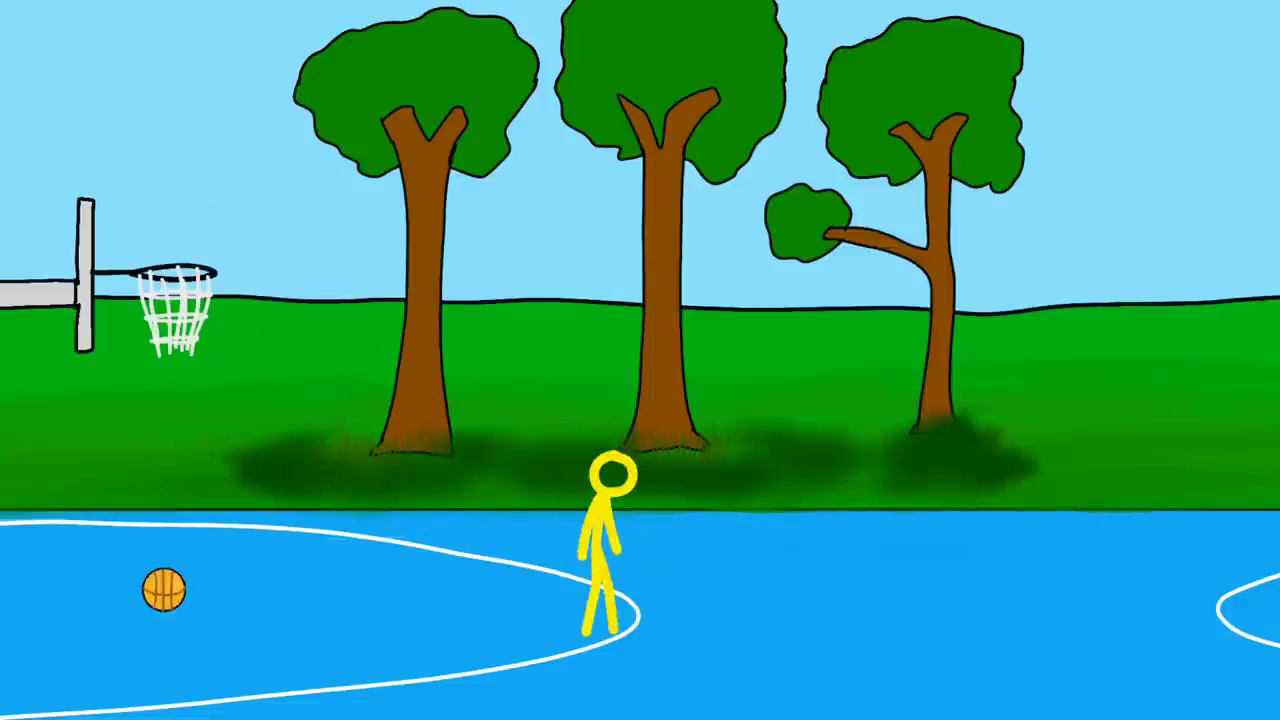
#> input picture 04-Archives/Stickman-Basketball/Working-Data/ref-frames/f001.png, 1280 x 720 px; its folder holds only this picture in this run
$ python ref-preview.py
#> lines starting #> are read from the running program, lines starting #| are printed output that depends on the picture
# Quick preview: whole reference as one small labeled contact sheet (for a human/vision check, not the deliverable).
from pathlib import Path
from PIL import Image, ImageDraw, ImageFont

SRC = Path(r"C:\Users\Kanchan Verma\AppData\Local\Temp\opencode\ref-frames")
OUT = Path(r"C:\Users\Kanchan Verma\AppData\Local\Temp\opencode\ref-preview.png")

COLS, CW, CH, GAP, MARGIN = 6, 300, 169, 8, 10
fb = ImageFont.truetype(r"C:\Windows\Fonts\arialbd.ttf", 14)

frames = sorted(SRC.glob("f*.png"))
cells = []
for p in frames:
    im = Image.open(p).convert("RGB").resize((CW, CH), Image.LANCZOS)
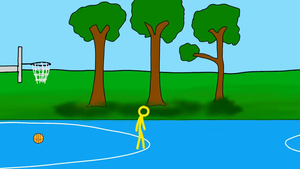
#> im: PIL image 300x169 RGB; mean R, G, B 55.4, 164.8, 144.9
    n = (int(p.stem[1:]) - 1) * 5
    d = ImageDraw.Draw(im)
    label = f"f{n:03d} t{n/30.0:4.1f}s"
    d.rectangle([0, CH - 20, 110, CH], fill=(20, 16, 12))
    d.text((4, CH - 19), label, font=fb, fill=(255, 244, 224))
    cells.append(im)

rows = (len(cells) + COLS - 1) // COLS
#> rows = 1
W = MARGIN * 2 + COLS * CW + (COLS - 1) * GAP
H = MARGIN * 2 + rows * CH + (rows - 1) * GAP
#> H = 189
sheet = Image.new("RGB", (W, H), (240, 232, 216))
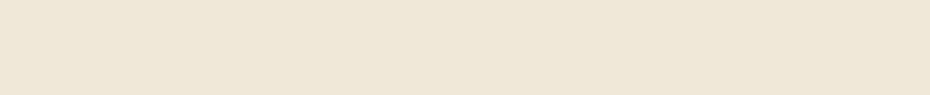
#> sheet: PIL image 1860x189 RGB (shown at 1/2 size); mean R, G, B 240, 232, 216
for i, c in enumerate(cells):
    x = MARGIN + (i % COLS) * (CW + GAP)
    y = MARGIN + (i // COLS) * (CH + GAP)
    sheet.paste(c, (x, y))
#> this loop made 1 pass
#> (x, y) on pass 1: (10, 10)
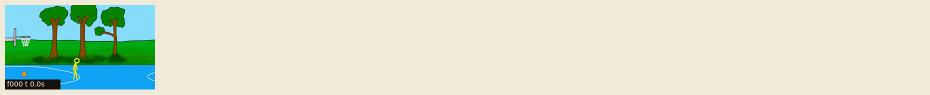
#> sheet: PIL image 1860x189 RGB (shown at 1/2 size); mean R, G, B 213.5, 221.5, 204.4
sheet.save(OUT, quality=90)
print(OUT, sheet.size)
#| C:\Users\Kanchan Verma\AppData\Local\Temp\opencode\ref-preview.png (1860, 189)

$ run again, on 04-Archives/Stickman-Basketball/Working-Data/ref-frames/f005.png
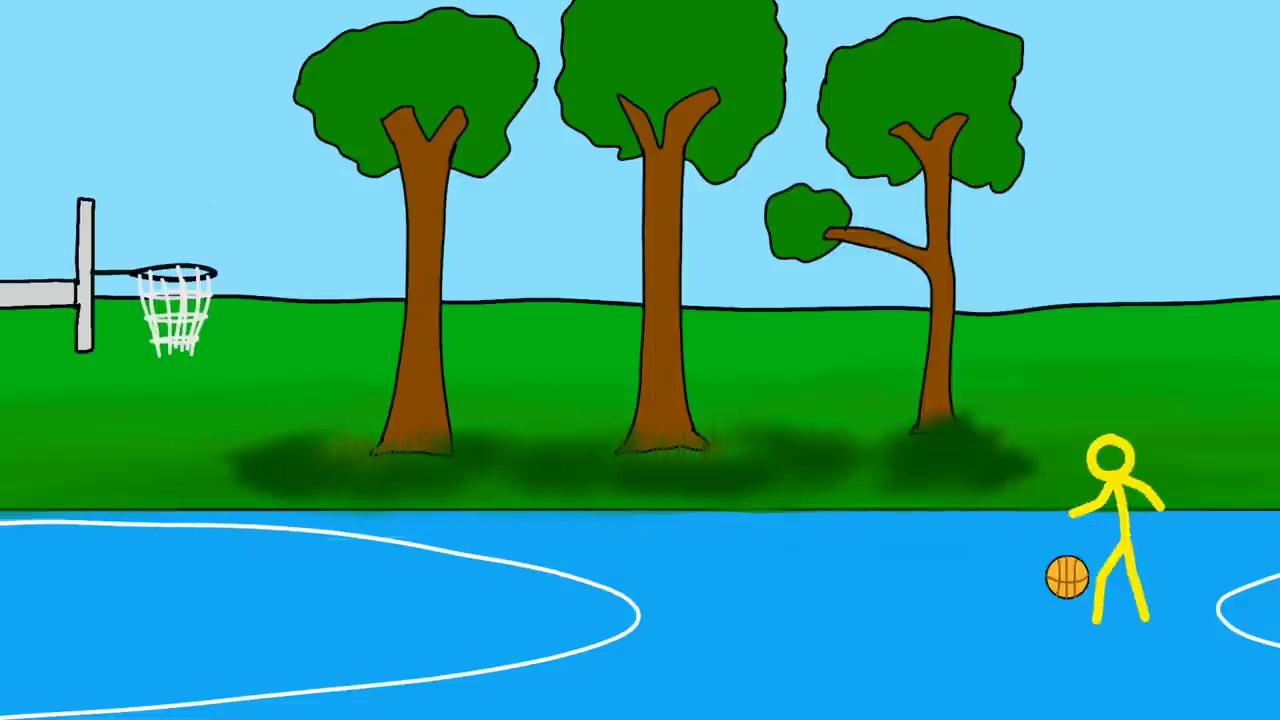
#> input picture 04-Archives/Stickman-Basketball/Working-Data/ref-frames/f005.png, 1280 x 720 px
#> `im = Image.open(p).convert("RGB").resize((CW, CH), Image.LANCZOS)`:
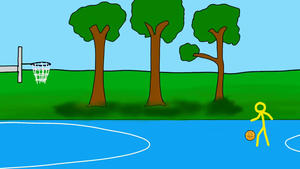
#> im: PIL image 300x169 RGB; mean R, G, B 55.4, 164.8, 145.1
#> rows = 1
#> H = 189
#> the loop `for i, c in enumerate(cells):` made 1 pass
#> (x, y) on pass 1: (10, 10)
#> after the loop `for i, c in enumerate(cells):`:
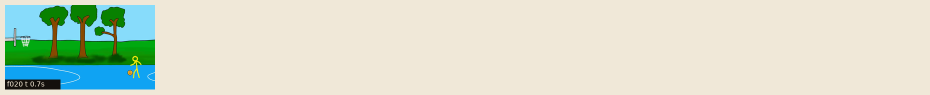
#> sheet: PIL image 1860x189 RGB (shown at 1/2 size); mean R, G, B 213.5, 221.5, 204.4
#| C:\Users\Kanchan Verma\AppData\Local\Temp\opencode\ref-preview.png (1860, 189)
